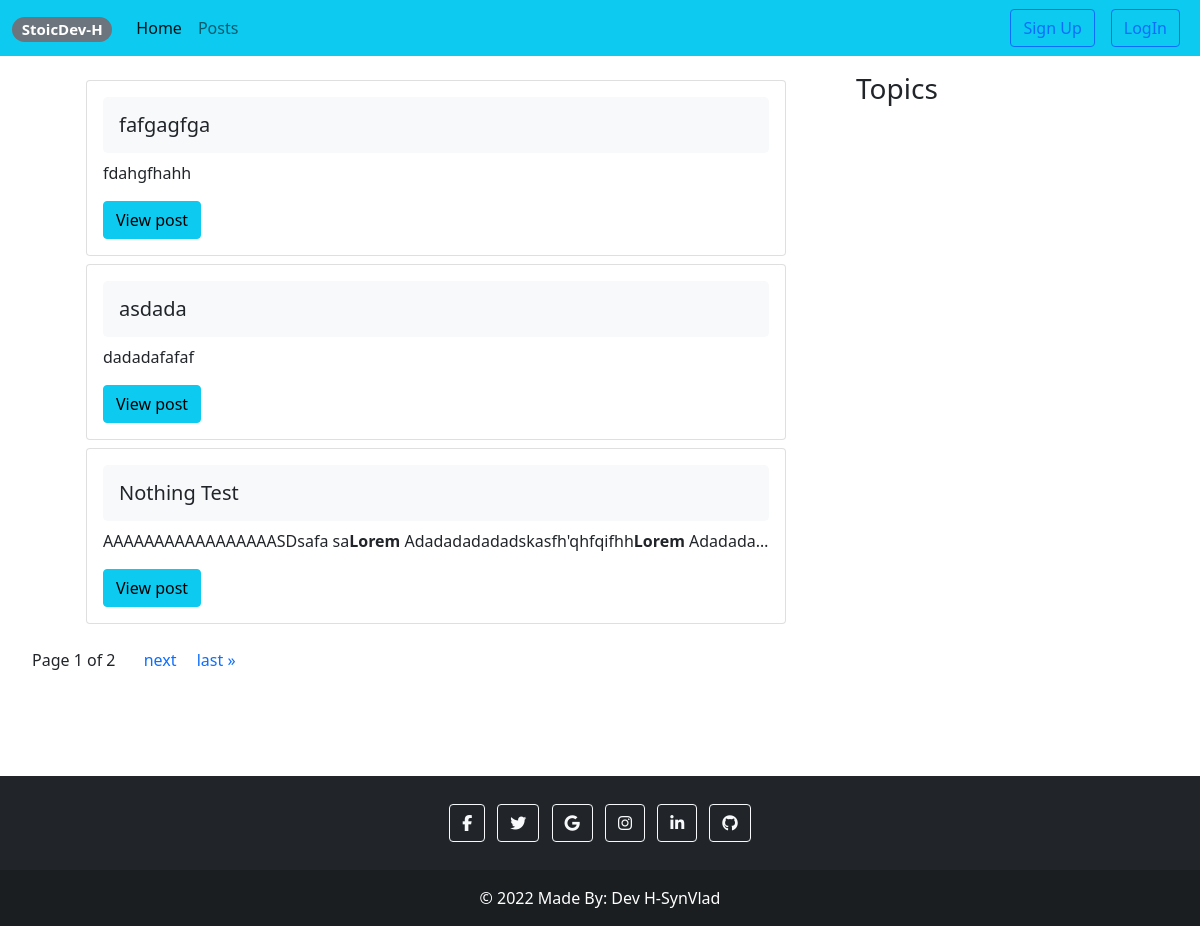
Page /show-all-posts/ on the earlier database version.
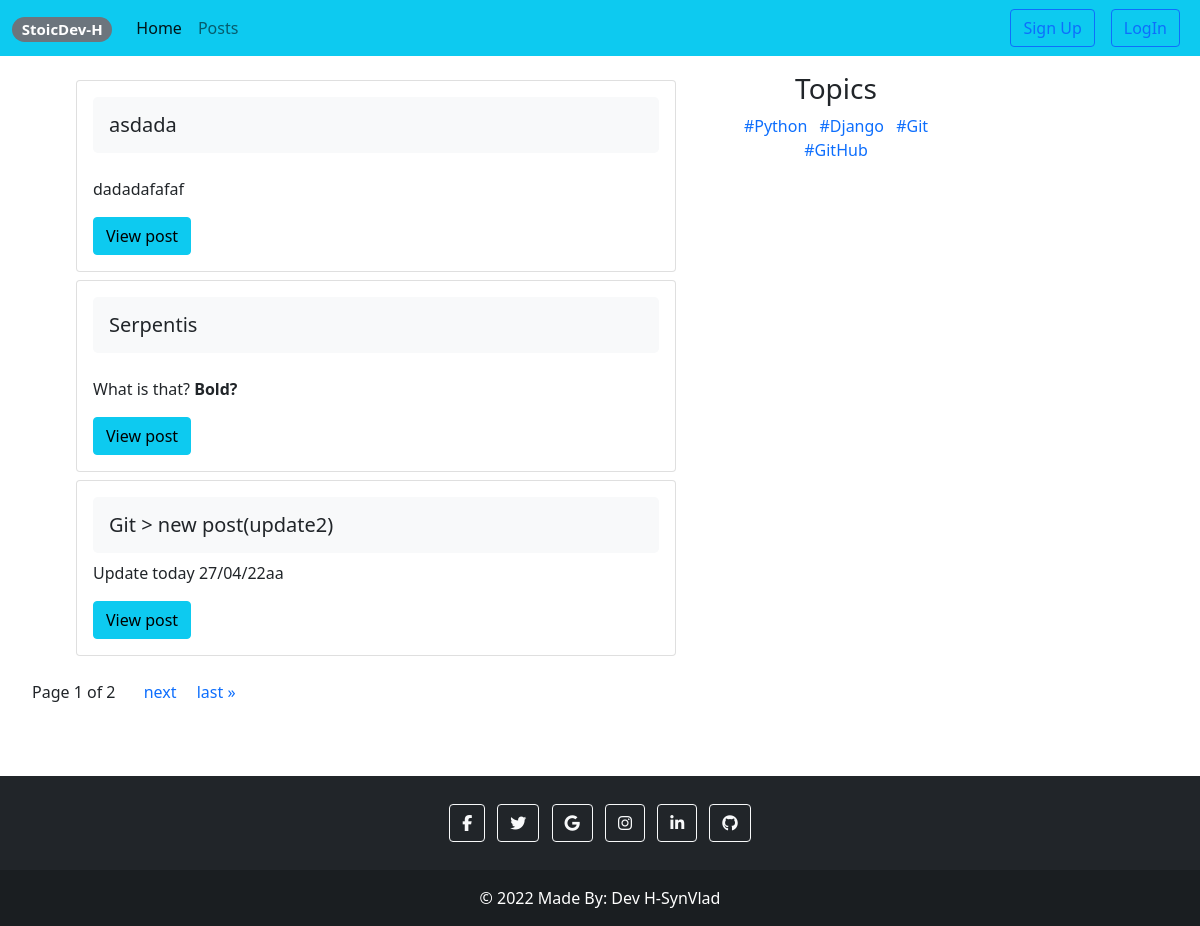
Same page on the later database version.
### post/models.py (models this page shows, shortened)
class Post(models.Model):
    topic = models.ForeignKey(Topic, on_delete=models.SET_NULL, null=True)
    title = models.CharField(max_length=255)
    description = RichTextField(blank=True)
    like_count = models.IntegerField(default=0)
    dislike_count = models.IntegerField(default=0)
    active = models.BooleanField(default=True)
    created_at = models.DateTimeField(auto_now_add=True)
    updated_at = models.DateTimeField(auto_now=True)
    class Meta:
        ordering = ['-updated_at', '-created_at']

class Topic(models.Model):
    name = models.CharField(max_length=200)
    def __str__(self): return self.name

### post/views.py (the view)
# urls.py: path('show-all-posts/', views.AllPostListView.as_view(), name='show_all_posts'),
class AllPostListView(ListView):
    model = Post
    template_name = 'post/show-all-post.html'
    context_object_name = 'all_posts'
    queryset = Post.objects.filter(active=True)
    paginate_by = 3
    def get_context_data(self, **kwargs):
        context = super().get_context_data(**kwargs)
        context['all_topics'] = Topic.objects.all()
        return context

### templates/post/show-all-post.html (shortened to what this page needs)
{% extends 'base.html' %}
{% block content %}
    <div class="d-flex">
        <div class="content d-flex flex-column" style="max-width:70vw; min-width:60vw">
            {% for post in all_posts %}
                <div class="col-10 mx-auto">
                    <div class="card mt-2">
                        <div class="card-body">
                            <h5 class="card-title bg-light p-3 rounded-3">{{ post.title }}</h5>
                            <p class="card-text"
                               style="max-width:190ch; white-space: nowrap; text-overflow: ellipsis; overflow:hidden">{{ post.description|safe }}</p>
                            <a href="{% url 'details_post' post.id %}" class="view btn btn-info">View post</a>
                        </div>
                    </div>
                </div>
            {% endfor %}
            <div class="pagination mt-4">
                <span class="step-links">
                    <span class="current mx-3">
                        Page {{ page_obj.number }} of {{ page_obj.paginator.num_pages }}
                    </span>
                    {% if page_obj.has_next %}
                        <a href="?page={{ page_obj.next_page_number }}" class="mx-2">next</a>
                        <a href="?page={{ page_obj.paginator.num_pages }}" class="mx-2">last &raquo;</a>
                    {% endif %}
                </span>
            </div>
        </div>
    </div>
    <div class="d-flex flex-column text-center" style="max-width:200px; max-height: 600px">
        <h3>Topics</h3>
        <div class="flex-row">
            {% for topic in all_topics %}
                <a href="#" class="p-1 my-1">#{{ topic}}</a>
            {% endfor %}
        </div>
    </div>
{% endblock %}

### templates/base.html (shortened to what this page needs)
{% load static %}
<!DOCTYPE html>
<html lang="en">
<head>
    <link href="https://cdn.jsdelivr.net/npm/bootstrap@5.1.3/dist/css/bootstrap.min.css" rel="stylesheet">
</head>
<body>
    {% include 'navbar.html' %}
    <div class="d-flex wrapper m-3">
        {% block content %}
        {% endblock %}
    </div>
    {% include 'footer.html' %}
</body>
</html>

### templates/navbar.html (shortened to what this page needs)
<nav class="navbar navbar-expand-lg navbar-light bg-info">
    <div class="container-fluid">
        <a class="navbar-brand text-muted" href="#"><span class="badge rounded-pill bg-secondary">StoicDev-H</span></a>
        <div class="collapse navbar-collapse" id="navbarSupportedContent">
            <ul class="navbar-nav me-auto mb-2 mb-lg-0">
                <li class="nav-item">
                    <a class="nav-link active" aria-current="page" href="{% url 'home' %}">Home</a>
                </li>
                <li class="nav-item">
                    <a class="nav-link" href="{% url 'show_all_posts' %}">Posts</a>
                </li>
            </ul>
            {% if  request.user.is_authenticated %}
                <a href="{% url 'logout' %}" class="btn btn-outline-secondary mx-2">
                    LogOut, {{ user.first_name }}
                </a>
            {% else %}
                <a href="{% url 'create_user' %}" class="btn btn-outline-primary mx-2">Sign Up</a>
                <a href="{% url 'login' %}" class="btn btn-outline-primary mx-2">LogIn</a>
            {% endif %}
        </div>
    </div>
</nav>

### templates/footer.html
<footer class="bg-dark text-center text-white">
    <div class="container p-4 pb-0">
      <section class="mb-4">
        <a class="btn btn-outline-light btn-floating m-1" href="#!" role="button"
          ><i class="fab fa-facebook-f"></i
        ></a>
        <a class="btn btn-outline-light btn-floating m-1" href="#!" role="button"
          ><i class="fab fa-twitter"></i
        ></a>
        <a class="btn btn-outline-light btn-floating m-1" href="#!" role="button"
          ><i class="fab fa-google"></i
        ></a>
        <a class="btn btn-outline-light btn-floating m-1" href="#!" role="button"
          ><i class="fab fa-instagram"></i
        ></a>
        <a class="btn btn-outline-light btn-floating m-1" href="#!" role="button"
          ><i class="fab fa-linkedin-in"></i
        ></a>
        <a class="btn btn-outline-light btn-floating m-1" href="#!" role="button"
          ><i class="fab fa-github"></i
        ></a>
      </section>
    </div>
    <div class="text-center p-3" style="background-color: rgba(0, 0, 0, 0.2);">
      © 2022 Made By:
      <a class="text-white" href="#">Dev H-SynVlad</a>
    </div>
  </footer>

### templates/base.html (style rules this page uses)
a { text-decoration: none; }
.wrapper { min-height: 86vh; }
footer { width: 100%; position: relative; bottom: 0; }

Differences in the rows shown:
no longer on this page (row edited): Post: title "Nothing Test", description "AAAAAAAAAAAAAAAAASDsafa sa Lorem Adadadadadadskasfh'qhfqifhh Lorem Adadada…"
changed Post "asdada": description "dadadafafaf" → "<p>dadadafafaf</p>" (drawn); moves up the list
added Post: title "Serpentis", description "What is that? Bold?"
changed Post: title "fafgagfga" → "Git > new post(update2)"; description "fdahgfhahh" → "Update today 27/04/22aa"
added Topic: name "Python"
added Topic: name "Django"
added Topic: name "Git"
added Topic: name "GitHub"
